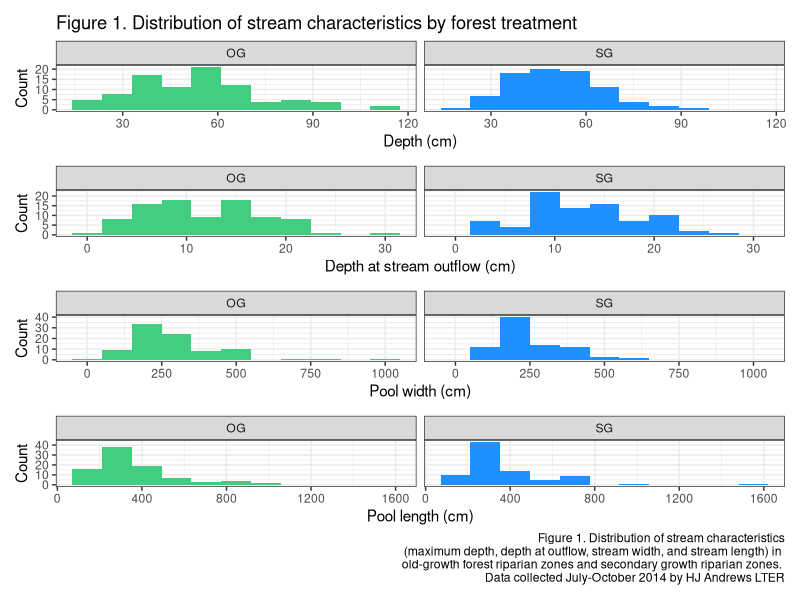
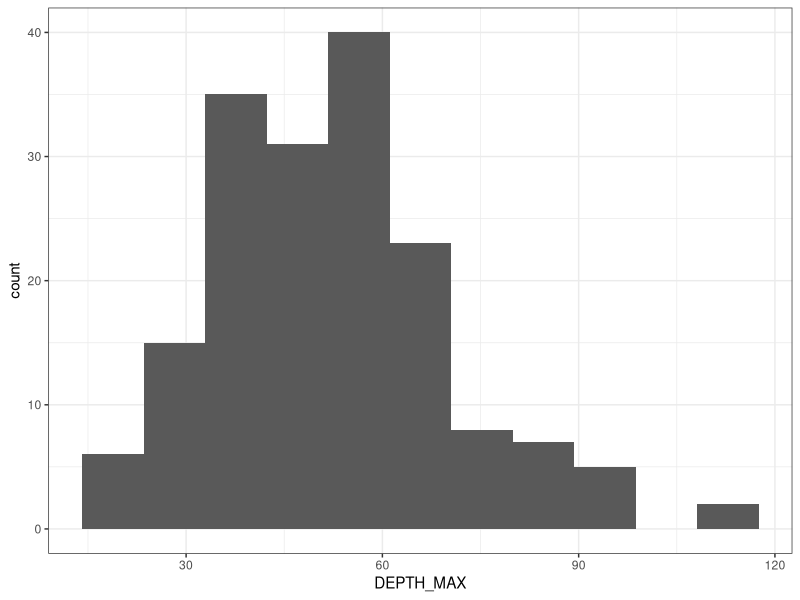
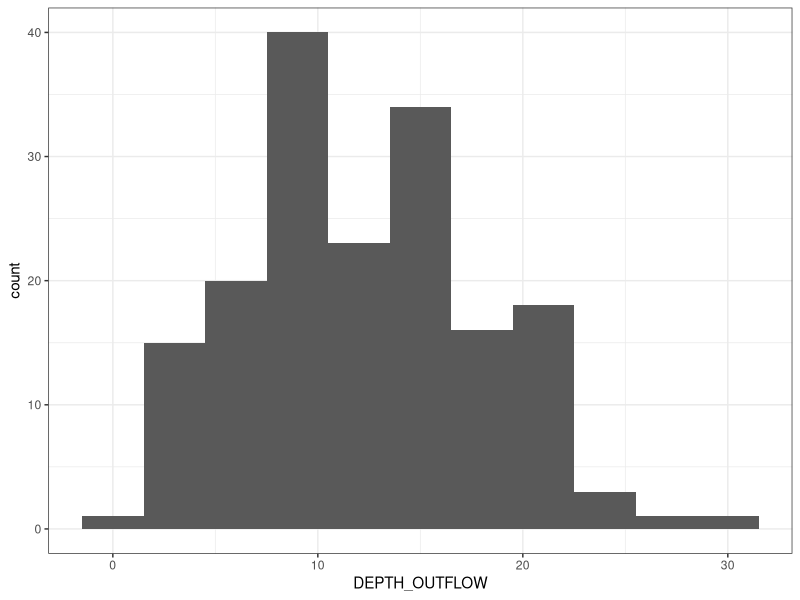
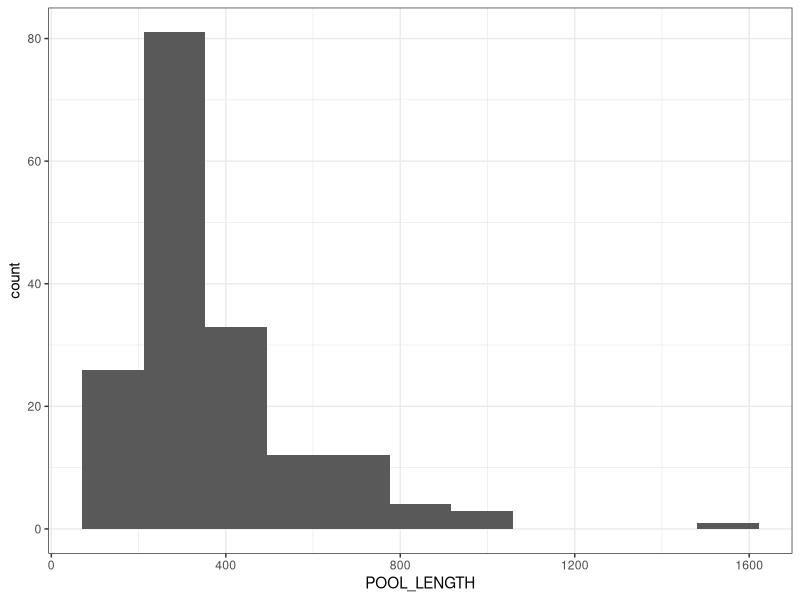
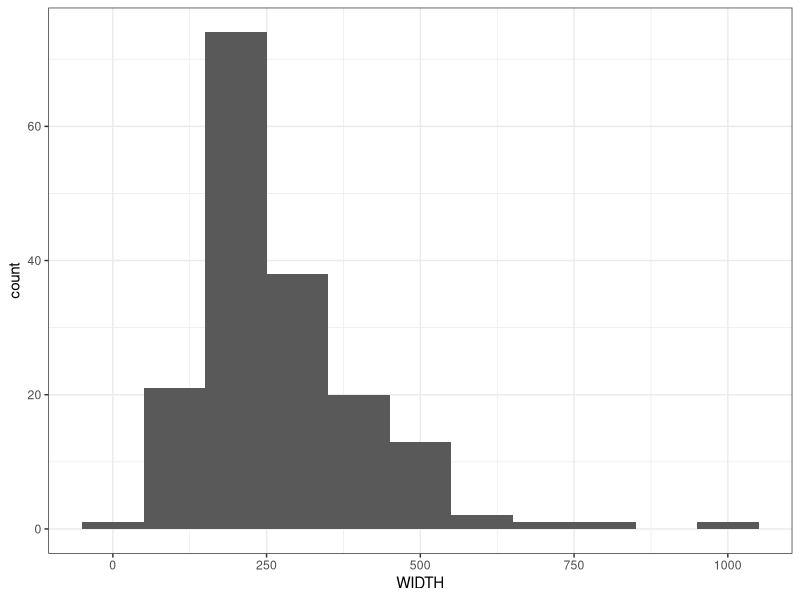
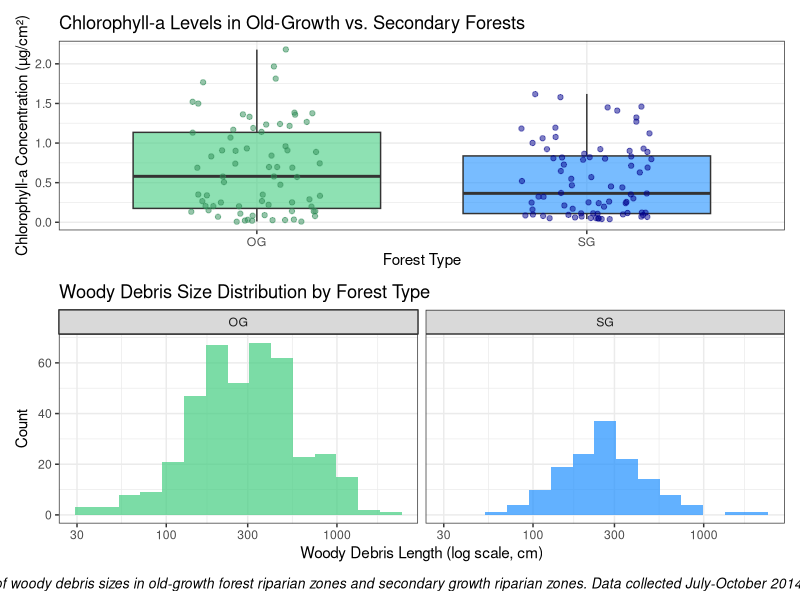
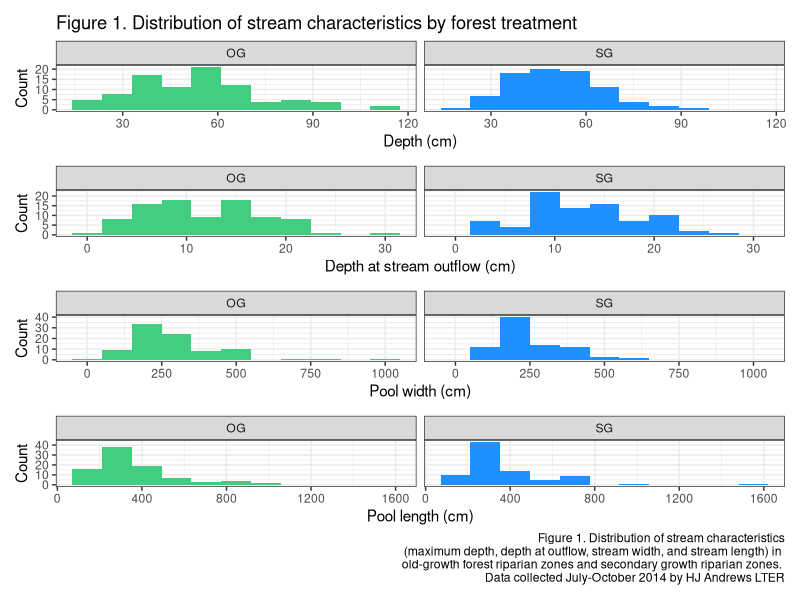
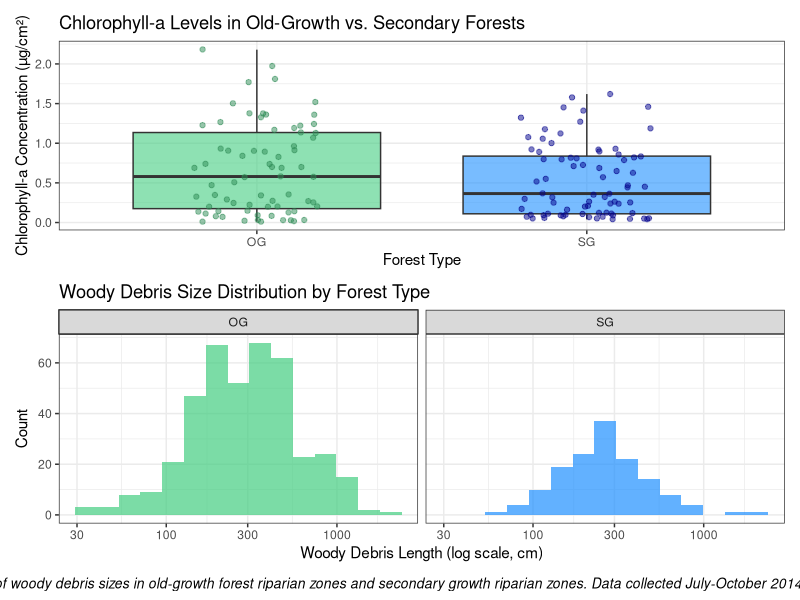

Generate these figures, in order, with R:
## ---- chunk 1

Fish_salamander<- read.csv('Data/AS01001_v1.csv')
invertebrate<- read.csv('Data/AS01002_v1.csv')
transect_data_sites<- read.csv('Data/AS01003_v1.csv')
wood_measurements<- read.csv('Data/AS01004_v1.csv')
pool_measurement<-read.csv('Data/AS01005_v1.csv')

## ---- chunk 2
library(ggplot2)
library (patchwork)
library(dplyr)
## ---- chunk 3
binnumber <- 2 * (172)^(1/3)
binnumber

depth_plot <-  ggplot(pool_measurement, aes(x = DEPTH_MAX, fill = REACH_TYPE)) +
geom_histogram(bins = 11) + # creates histograms
  facet_wrap (~ REACH_TYPE) +
  scale_fill_manual(values= c('seagreen3', 'dodgerblue')) +
labs(x = "Depth (cm)",
y = "Count", title = "Figure 1. Distribution of stream characteristics by forest treatment") +
   theme_bw() + theme(legend.position = "none") 

flowdepth_plot <-  ggplot(pool_measurement, aes(x = DEPTH_OUTFLOW, fill = REACH_TYPE)) +
geom_histogram(bins = 11) + # creates histograms
  facet_wrap (~ REACH_TYPE) +
  scale_fill_manual(values= c('seagreen3', 'dodgerblue')) +
labs(x = "Depth at stream outflow (cm)",
y = "Count") +
  theme_bw() + theme(legend.position = "none") 

width_plot <-  ggplot(pool_measurement, aes(x = WIDTH, fill = REACH_TYPE)) +
geom_histogram(bins = 11) + # creates histograms
  facet_wrap (~ REACH_TYPE) +
  scale_fill_manual(values= c('seagreen3', 'dodgerblue')) +
labs(x = "Pool width (cm)",
y = "Count") +
   theme_bw() + theme(legend.position = "none")

length_plot <-  ggplot(pool_measurement, aes(x = POOL_LENGTH, fill = REACH_TYPE)) +
geom_histogram(bins = 11) + # creates histograms
  facet_wrap (~ REACH_TYPE) +
  scale_fill_manual(values= c('seagreen3', 'dodgerblue')) +
labs(x = "Pool length (cm)",
y = "Count", caption = "Figure 1. Distribution of stream characteristics
(maximum depth, depth at outflow, stream width, and stream length) in 
old-growth forest riparian zones and secondary growth riparian zones. 
Data collected July-October 2014 by HJ Andrews LTER") +
  theme_bw() + theme(legend.position = "none")


stream_qualities_plot <- depth_plot / flowdepth_plot / width_plot / length_plot 
stream_qualities_plot

ggsave("stream_qualities_plot.jpeg", stream_qualities_plot, width = 8, height = 14)

## ---- chunk 4
(hist.maxdepth <- ggplot(pool_measurement, aes(x=DEPTH_MAX))+ geom_histogram(bins = 11) + theme_bw())
(hist.outflowdepth <- ggplot(pool_measurement, aes(x=DEPTH_OUTFLOW))+ geom_histogram(bins = 11) + theme_bw())
(hist.poollength <- ggplot(pool_measurement, aes(x=POOL_LENGTH))+ geom_histogram(bins = 11) + theme_bw())
(hist.width <- ggplot(pool_measurement, aes(x=WIDTH))+ geom_histogram(bins = 11) + theme_bw())
## ---- chunk 5
# Canopy Cover vs. Chlorophyll-a (LOCKED)
# Based on visible clues in the data, we removed points where canopy cover is < 35%.
clean_canopy_data <- transect_data_sites %>%
  filter(CANOPY_COVER >= 35)

canopy_plot <- ggplot(clean_canopy_data, aes(x = REACH_TYPE, y = CHL_A_TILES, fill = REACH_TYPE)) +
  geom_boxplot(outlier.shape = NA, alpha = 0.6) +
  geom_jitter(aes(color = REACH_TYPE), width = 0.2, size = 1.5, alpha = 0.5) +
  scale_fill_manual(values = c("seagreen3", "dodgerblue")) +
  scale_color_manual(values = c("seagreen4", "blue4")) +
  labs(
    x = "Forest Type",
    y = "Chlorophyll-a Concentration (µg/cm²)",
    title = "Chlorophyll-a Levels in Old-Growth vs. Secondary Forests"
  ) +
  theme_bw() +
  theme(legend.position = "none")

# Separate Histograms for OG and SG
wood_histogram <- ggplot(wood_measurements, aes(x = WOOD_LENGTH, fill = REACH_TYPE)) +
  geom_histogram(bins = 15, alpha = 0.7) +  # Individual histograms
  scale_fill_manual(values = c("seagreen3", "dodgerblue")) +
  scale_x_log10() +  # Log scale for better spread
  facet_wrap(~ REACH_TYPE) +  # Separate plots for OG and SG
  labs(
    x = "Woody Debris Length (log scale, cm)",
    y = "Count",
    title = "Woody Debris Size Distribution by Forest Type"
  ) +
  theme_bw() +
  theme(legend.position = "none")

# Combine Both Plots into One Figure with Proper Caption Spacing 
combined_figure <- canopy_plot / wood_histogram +
  plot_annotation(
    caption = "Figure 2. Distribution of woody debris sizes in old-growth forest riparian zones and secondary growth riparian zones. Data collected July-October 2014 by HJ Andrews LTER."
  ) &
  theme(
    plot.caption = element_text(hjust = 0.5, size = 10, face = "italic")  # Ensures proper alignment
  )

# Save the figure with increased width
ggsave("canopy_woodydebris.jpeg", combined_figure, width = 14, height = 10)  # Increased width

# Display the figure
combined_figure
